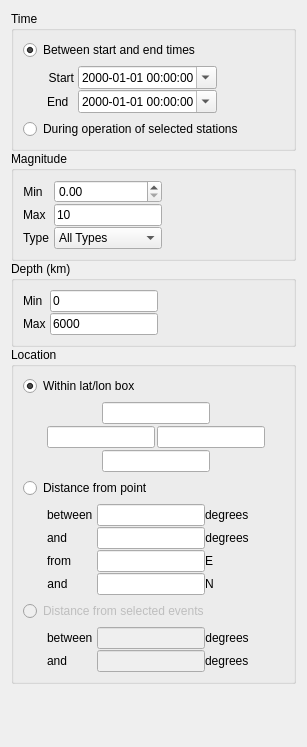
<?xml version="1.0" encoding="UTF-8"?>
<ui version="4.0">
 <class>EventOptionsWidget</class>
 <widget class="QWidget" name="EventOptionsWidget">
  <property name="geometry">
   <rect>
    <x>0</x>
    <y>0</y>
    <width>307</width>
    <height>747</height>
   </rect>
  </property>
  <property name="styleSheet">
   <string notr="true">QLineEdit {
	width: 5em;
}
</string>
  </property>
  <layout class="QVBoxLayout" name="verticalLayout">
   <property name="spacing">
    <number>0</number>
   </property>
   <item>
    <widget class="QGroupBox" name="timeGroupBox">
     <property name="title">
      <string>Time</string>
     </property>
     <layout class="QVBoxLayout" name="verticalLayout_2">
      <item>
       <widget class="QRadioButton" name="timeBetweenRadioButton">
        <property name="enabled">
         <bool>true</bool>
        </property>
        <property name="text">
         <string>Between start and end times</string>
        </property>
        <property name="checked">
         <bool>true</bool>
        </property>
       </widget>
      </item>
      <item>
       <layout class="QHBoxLayout" name="horizontalLayout">
        <property name="spacing">
         <number>0</number>
        </property>
        <property name="leftMargin">
         <number>24</number>
        </property>
        <item>
         <layout class="QFormLayout" name="formLayout_3">
          <property name="horizontalSpacing">
           <number>4</number>
          </property>
          <property name="verticalSpacing">
           <number>1</number>
          </property>
          <item row="0" column="0">
           <widget class="QLabel" name="starttimeLabel">
            <property name="text">
             <string>Start</string>
            </property>
            <property name="alignment">
             <set>Qt::AlignRight|Qt::AlignTrailing|Qt::AlignVCenter</set>
            </property>
           </widget>
          </item>
          <item row="0" column="1">
           <widget class="QDateTimeEdit" name="starttimeDateTimeEdit">
            <property name="alignment">
             <set>Qt::AlignLeading|Qt::AlignLeft|Qt::AlignVCenter</set>
            </property>
            <property name="displayFormat">
             <string>yyyy-MM-dd hh:mm:ss</string>
            </property>
            <property name="calendarPopup">
             <bool>true</bool>
            </property>
            <property name="timeSpec">
             <enum>Qt::UTC</enum>
            </property>
           </widget>
          </item>
          <item row="1" column="0">
           <widget class="QLabel" name="endtimeLabel">
            <property name="text">
             <string>End</string>
            </property>
           </widget>
          </item>
          <item row="1" column="1">
           <widget class="QDateTimeEdit" name="endtimeDateTimeEdit">
            <property name="displayFormat">
             <string>yyyy-MM-dd hh:mm:ss</string>
            </property>
            <property name="calendarPopup">
             <bool>true</bool>
            </property>
            <property name="timeSpec">
             <enum>Qt::UTC</enum>
            </property>
           </widget>
          </item>
         </layout>
        </item>
        <item>
         <spacer name="horizontalSpacer">
          <property name="orientation">
           <enum>Qt::Horizontal</enum>
          </property>
          <property name="sizeHint" stdset="0">
           <size>
            <width>0</width>
            <height>0</height>
           </size>
          </property>
         </spacer>
        </item>
       </layout>
      </item>
      <item>
       <widget class="QRadioButton" name="timeDuringStationsRadioButton">
        <property name="text">
         <string>During operation of selected stations</string>
        </property>
       </widget>
      </item>
     </layout>
    </widget>
   </item>
   <item>
    <widget class="QGroupBox" name="magnitudeGroupBox">
     <property name="title">
      <string>Magnitude</string>
     </property>
     <layout class="QVBoxLayout" name="verticalLayout_3">
      <item>
       <layout class="QHBoxLayout" name="horizontalLayout_2">
        <property name="spacing">
         <number>0</number>
        </property>
        <item>
         <layout class="QFormLayout" name="formLayout">
          <property name="horizontalSpacing">
           <number>4</number>
          </property>
          <property name="verticalSpacing">
           <number>1</number>
          </property>
          <item row="0" column="0">
           <widget class="QLabel" name="label">
            <property name="text">
             <string>Min</string>
            </property>
            <property name="alignment">
             <set>Qt::AlignCenter</set>
            </property>
           </widget>
          </item>
          <item row="0" column="1">
           <widget class="QDoubleSpinBox" name="minmagLineEdit"/>
          </item>
          <item row="1" column="0">
           <widget class="QLabel" name="label_4">
            <property name="text">
             <string>Max</string>
            </property>
           </widget>
          </item>
          <item row="1" column="1">
           <widget class="QLineEdit" name="maxmagLineEdit">
            <property name="text">
             <string>10</string>
            </property>
           </widget>
          </item>
          <item row="2" column="0">
           <widget class="QLabel" name="label_7">
            <property name="text">
             <string>Type</string>
            </property>
           </widget>
          </item>
          <item row="2" column="1">
           <widget class="QComboBox" name="magtypeComboBox">
            <property name="enabled">
             <bool>true</bool>
            </property>
            <item>
             <property name="text">
              <string>All Types</string>
             </property>
            </item>
            <item>
             <property name="text">
              <string>TB</string>
             </property>
            </item>
            <item>
             <property name="text">
              <string>ML</string>
             </property>
            </item>
            <item>
             <property name="text">
              <string>MS</string>
             </property>
            </item>
            <item>
             <property name="text">
              <string>MW</string>
             </property>
            </item>
           </widget>
          </item>
         </layout>
        </item>
        <item>
         <spacer name="horizontalSpacer_2">
          <property name="orientation">
           <enum>Qt::Horizontal</enum>
          </property>
          <property name="sizeHint" stdset="0">
           <size>
            <width>40</width>
            <height>20</height>
           </size>
          </property>
         </spacer>
        </item>
       </layout>
      </item>
     </layout>
    </widget>
   </item>
   <item>
    <widget class="QGroupBox" name="depthGroupBox">
     <property name="title">
      <string>Depth (km)</string>
     </property>
     <layout class="QVBoxLayout" name="verticalLayout_5">
      <item>
       <layout class="QHBoxLayout" name="horizontalLayout_3">
        <property name="spacing">
         <number>0</number>
        </property>
        <item>
         <layout class="QFormLayout" name="formLayout_2">
          <property name="horizontalSpacing">
           <number>4</number>
          </property>
          <property name="verticalSpacing">
           <number>1</number>
          </property>
          <item row="1" column="0">
           <widget class="QLabel" name="label_2">
            <property name="text">
             <string>Max</string>
            </property>
           </widget>
          </item>
          <item row="0" column="1">
           <widget class="QLineEdit" name="mindepthLineEdit">
            <property name="text">
             <string>0</string>
            </property>
           </widget>
          </item>
          <item row="1" column="1">
           <widget class="QLineEdit" name="maxdepthLineEdit">
            <property name="text">
             <string>6000</string>
            </property>
           </widget>
          </item>
          <item row="0" column="0">
           <widget class="QLabel" name="label_12">
            <property name="text">
             <string>Min</string>
            </property>
           </widget>
          </item>
         </layout>
        </item>
        <item>
         <spacer name="horizontalSpacer_3">
          <property name="orientation">
           <enum>Qt::Horizontal</enum>
          </property>
          <property name="sizeHint" stdset="0">
           <size>
            <width>40</width>
            <height>20</height>
           </size>
          </property>
         </spacer>
        </item>
       </layout>
      </item>
     </layout>
    </widget>
   </item>
   <item>
    <widget class="QGroupBox" name="locationGroupBox">
     <property name="title">
      <string>Location</string>
     </property>
     <layout class="QVBoxLayout" name="verticalLayout_4">
      <item>
       <widget class="QRadioButton" name="locationRangeRadioButton">
        <property name="text">
         <string>Within lat/lon box</string>
        </property>
        <property name="checked">
         <bool>true</bool>
        </property>
       </widget>
      </item>
      <item>
       <layout class="QHBoxLayout" name="locationRangeLayout_2" stretch="0,1">
        <property name="spacing">
         <number>0</number>
        </property>
        <property name="leftMargin">
         <number>24</number>
        </property>
        <item>
         <layout class="QVBoxLayout" name="verticalLayout_8">
          <property name="spacing">
           <number>2</number>
          </property>
          <item>
           <layout class="QHBoxLayout" name="horizontalLayout_23">
            <item>
             <spacer name="horizontalSpacer_13">
              <property name="orientation">
               <enum>Qt::Horizontal</enum>
              </property>
              <property name="sizeHint" stdset="0">
               <size>
                <width>40</width>
                <height>20</height>
               </size>
              </property>
             </spacer>
            </item>
            <item>
             <widget class="QLineEdit" name="locationRangeNorthLineEdit"/>
            </item>
            <item>
             <spacer name="horizontalSpacer_14">
              <property name="orientation">
               <enum>Qt::Horizontal</enum>
              </property>
              <property name="sizeType">
               <enum>QSizePolicy::Expanding</enum>
              </property>
              <property name="sizeHint" stdset="0">
               <size>
                <width>40</width>
                <height>20</height>
               </size>
              </property>
             </spacer>
            </item>
           </layout>
          </item>
          <item>
           <layout class="QHBoxLayout" name="horizontalLayout_24">
            <item>
             <widget class="QLineEdit" name="locationRangeEastLineEdit">
              <property name="sizePolicy">
               <sizepolicy hsizetype="Fixed" vsizetype="Fixed">
                <horstretch>0</horstretch>
                <verstretch>0</verstretch>
               </sizepolicy>
              </property>
             </widget>
            </item>
            <item>
             <widget class="QLineEdit" name="locationRangeWestLineEdit">
              <property name="sizePolicy">
               <sizepolicy hsizetype="Fixed" vsizetype="Fixed">
                <horstretch>0</horstretch>
                <verstretch>0</verstretch>
               </sizepolicy>
              </property>
             </widget>
            </item>
           </layout>
          </item>
          <item>
           <layout class="QHBoxLayout" name="horizontalLayout_25">
            <item>
             <spacer name="horizontalSpacer_15">
              <property name="orientation">
               <enum>Qt::Horizontal</enum>
              </property>
              <property name="sizeHint" stdset="0">
               <size>
                <width>40</width>
                <height>20</height>
               </size>
              </property>
             </spacer>
            </item>
            <item>
             <widget class="QLineEdit" name="locationRangeSouthLineEdit">
              <property name="sizePolicy">
               <sizepolicy hsizetype="Fixed" vsizetype="Fixed">
                <horstretch>0</horstretch>
                <verstretch>0</verstretch>
               </sizepolicy>
              </property>
             </widget>
            </item>
            <item>
             <spacer name="horizontalSpacer_16">
              <property name="orientation">
               <enum>Qt::Horizontal</enum>
              </property>
              <property name="sizeHint" stdset="0">
               <size>
                <width>40</width>
                <height>20</height>
               </size>
              </property>
             </spacer>
            </item>
           </layout>
          </item>
         </layout>
        </item>
        <item>
         <spacer name="horizontalSpacer_17">
          <property name="orientation">
           <enum>Qt::Horizontal</enum>
          </property>
          <property name="sizeHint" stdset="0">
           <size>
            <width>40</width>
            <height>20</height>
           </size>
          </property>
         </spacer>
        </item>
       </layout>
      </item>
      <item>
       <widget class="QRadioButton" name="locationDistanceFromPointRadioButton">
        <property name="enabled">
         <bool>true</bool>
        </property>
        <property name="text">
         <string>Distance from point</string>
        </property>
       </widget>
      </item>
      <item>
       <layout class="QHBoxLayout" name="horizontalLayout_18">
        <property name="spacing">
         <number>0</number>
        </property>
        <property name="leftMargin">
         <number>24</number>
        </property>
        <item>
         <layout class="QFormLayout" name="formLayout_7">
          <property name="horizontalSpacing">
           <number>4</number>
          </property>
          <property name="verticalSpacing">
           <number>1</number>
          </property>
          <item row="0" column="0">
           <widget class="QLabel" name="label_29">
            <property name="text">
             <string>between</string>
            </property>
           </widget>
          </item>
          <item row="0" column="1">
           <layout class="QHBoxLayout" name="horizontalLayout_19">
            <item>
             <widget class="QLineEdit" name="distanceFromPointMinRadiusLineEdit">
              <property name="enabled">
               <bool>true</bool>
              </property>
              <property name="sizePolicy">
               <sizepolicy hsizetype="Fixed" vsizetype="Fixed">
                <horstretch>0</horstretch>
                <verstretch>0</verstretch>
               </sizepolicy>
              </property>
             </widget>
            </item>
            <item>
             <widget class="QLabel" name="label_30">
              <property name="enabled">
               <bool>true</bool>
              </property>
              <property name="text">
               <string>degrees</string>
              </property>
             </widget>
            </item>
           </layout>
          </item>
          <item row="1" column="0">
           <widget class="QLabel" name="label_31">
            <property name="text">
             <string>and</string>
            </property>
           </widget>
          </item>
          <item row="1" column="1">
           <layout class="QHBoxLayout" name="horizontalLayout_20">
            <item>
             <widget class="QLineEdit" name="distanceFromPointMaxRadiusLineEdit">
              <property name="enabled">
               <bool>true</bool>
              </property>
              <property name="sizePolicy">
               <sizepolicy hsizetype="Fixed" vsizetype="Fixed">
                <horstretch>0</horstretch>
                <verstretch>0</verstretch>
               </sizepolicy>
              </property>
             </widget>
            </item>
            <item>
             <widget class="QLabel" name="label_32">
              <property name="enabled">
               <bool>true</bool>
              </property>
              <property name="text">
               <string>degrees</string>
              </property>
              <property name="alignment">
               <set>Qt::AlignCenter</set>
              </property>
             </widget>
            </item>
           </layout>
          </item>
          <item row="2" column="0">
           <widget class="QLabel" name="label_33">
            <property name="enabled">
             <bool>true</bool>
            </property>
            <property name="text">
             <string>from</string>
            </property>
            <property name="alignment">
             <set>Qt::AlignRight|Qt::AlignTrailing|Qt::AlignVCenter</set>
            </property>
           </widget>
          </item>
          <item row="2" column="1">
           <layout class="QHBoxLayout" name="horizontalLayout_21">
            <item>
             <widget class="QLineEdit" name="distanceFromPointEastLineEdit">
              <property name="enabled">
               <bool>true</bool>
              </property>
              <property name="sizePolicy">
               <sizepolicy hsizetype="Fixed" vsizetype="Fixed">
                <horstretch>0</horstretch>
                <verstretch>0</verstretch>
               </sizepolicy>
              </property>
             </widget>
            </item>
            <item>
             <widget class="QLabel" name="label_34">
              <property name="text">
               <string>E</string>
              </property>
             </widget>
            </item>
           </layout>
          </item>
          <item row="3" column="0">
           <widget class="QLabel" name="label_35">
            <property name="enabled">
             <bool>true</bool>
            </property>
            <property name="text">
             <string>and</string>
            </property>
            <property name="alignment">
             <set>Qt::AlignCenter</set>
            </property>
           </widget>
          </item>
          <item row="3" column="1">
           <layout class="QHBoxLayout" name="horizontalLayout_22">
            <item>
             <widget class="QLineEdit" name="distanceFromPointNorthLineEdit">
              <property name="enabled">
               <bool>true</bool>
              </property>
              <property name="sizePolicy">
               <sizepolicy hsizetype="Fixed" vsizetype="Fixed">
                <horstretch>0</horstretch>
                <verstretch>0</verstretch>
               </sizepolicy>
              </property>
             </widget>
            </item>
            <item>
             <widget class="QLabel" name="label_36">
              <property name="text">
               <string>N</string>
              </property>
             </widget>
            </item>
           </layout>
          </item>
         </layout>
        </item>
        <item>
         <spacer name="horizontalSpacer_12">
          <property name="orientation">
           <enum>Qt::Horizontal</enum>
          </property>
          <property name="sizeHint" stdset="0">
           <size>
            <width>0</width>
            <height>0</height>
           </size>
          </property>
         </spacer>
        </item>
       </layout>
      </item>
      <item>
       <widget class="QRadioButton" name="locationDistanceFromEventsRadioButton">
        <property name="enabled">
         <bool>false</bool>
        </property>
        <property name="text">
         <string>Distance from selected events</string>
        </property>
       </widget>
      </item>
      <item>
       <layout class="QHBoxLayout" name="horizontalLayout_15">
        <property name="spacing">
         <number>0</number>
        </property>
        <property name="leftMargin">
         <number>24</number>
        </property>
        <item>
         <layout class="QFormLayout" name="formLayout_6">
          <property name="horizontalSpacing">
           <number>4</number>
          </property>
          <property name="verticalSpacing">
           <number>1</number>
          </property>
          <item row="0" column="0">
           <widget class="QLabel" name="label_25">
            <property name="text">
             <string>between</string>
            </property>
           </widget>
          </item>
          <item row="0" column="1">
           <layout class="QHBoxLayout" name="horizontalLayout_16">
            <item>
             <widget class="QLineEdit" name="distanceFromEventsMinradiusLineEdit">
              <property name="enabled">
               <bool>false</bool>
              </property>
              <property name="sizePolicy">
               <sizepolicy hsizetype="Fixed" vsizetype="Fixed">
                <horstretch>0</horstretch>
                <verstretch>0</verstretch>
               </sizepolicy>
              </property>
             </widget>
            </item>
            <item>
             <widget class="QLabel" name="label_26">
              <property name="enabled">
               <bool>true</bool>
              </property>
              <property name="text">
               <string>degrees</string>
              </property>
              <property name="alignment">
               <set>Qt::AlignCenter</set>
              </property>
             </widget>
            </item>
           </layout>
          </item>
          <item row="1" column="0">
           <widget class="QLabel" name="label_27">
            <property name="text">
             <string>and</string>
            </property>
           </widget>
          </item>
          <item row="1" column="1">
           <layout class="QHBoxLayout" name="horizontalLayout_17">
            <item>
             <widget class="QLineEdit" name="distanceFromEventsMaxradiusLineEdit">
              <property name="enabled">
               <bool>false</bool>
              </property>
              <property name="sizePolicy">
               <sizepolicy hsizetype="Fixed" vsizetype="Fixed">
                <horstretch>0</horstretch>
                <verstretch>0</verstretch>
               </sizepolicy>
              </property>
             </widget>
            </item>
            <item>
             <widget class="QLabel" name="label_28">
              <property name="enabled">
               <bool>true</bool>
              </property>
              <property name="text">
               <string>degrees</string>
              </property>
             </widget>
            </item>
           </layout>
          </item>
         </layout>
        </item>
        <item>
         <spacer name="horizontalSpacer_11">
          <property name="orientation">
           <enum>Qt::Horizontal</enum>
          </property>
          <property name="sizeHint" stdset="0">
           <size>
            <width>40</width>
            <height>20</height>
           </size>
          </property>
         </spacer>
        </item>
       </layout>
      </item>
     </layout>
    </widget>
   </item>
   <item>
    <spacer name="verticalSpacer">
     <property name="orientation">
      <enum>Qt::Vertical</enum>
     </property>
     <property name="sizeHint" stdset="0">
      <size>
       <width>20</width>
       <height>40</height>
      </size>
     </property>
    </spacer>
   </item>
  </layout>
 </widget>
 <resources/>
 <connections/>
</ui>
